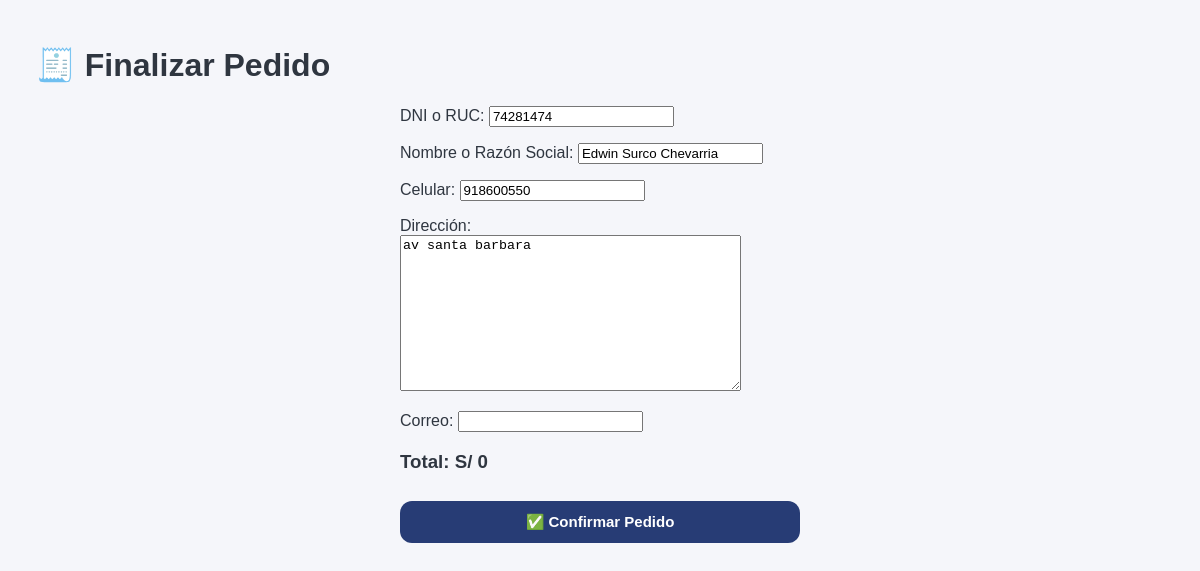
Page /crear-pedido/ (signed in) on the committed database.
### productos/models.py (models this page shows, shortened)
class Cliente(models.Model):
    user = models.OneToOneField(
        User,
        on_delete=models.CASCADE,
        null=True,
        blank=True
    )
    dni_ruc = models.CharField(
        max_length=20,
        unique=True
    )
    nombre_razon_social = models.CharField(
        max_length=200
    )
    celular = models.CharField(
        max_length=20
    )
    direccion = models.TextField()
    correo = models.EmailField(
        blank=True,
        null=True
    )
    fecha_registro = models.DateTimeField(
        auto_now_add=True
    )

### productos/views.py (the view)
def crear_pedido(request):
    carrito = Carrito(request)
    if request.method == "POST":
        form = PedidoForm(request.POST)
        if form.is_valid():
            dni_ruc = form.cleaned_data['dni_ruc']
            nombre = form.cleaned_data['nombre_razon_social']
            telefono = form.cleaned_data['celular']
            direccion = form.cleaned_data['direccion']
            correo = form.cleaned_data['correo']
            cliente, creado = Cliente.objects.update_or_create(
                dni_ruc=dni_ruc,
                defaults={
                    'user': request.user if request.user.is_authenticated else None,
                    'nombre_razon_social': nombre,
                    'celular': telefono,
                    'direccion': direccion,
                    'correo': correo
                }
            )
            pedido = Pedido.objects.create(
                cliente=cliente,
                nombre=nombre,
                telefono=telefono,
                direccion=direccion,
                total=carrito.obtener_total()
            )
            mensaje = "Pedido nuevo:%0A%0A"
            mensaje += f"Pedido N°: {pedido.id}%0A"
            mensaje += f"{nombre}%0A"
            mensaje += f"{telefono}%0A"
            mensaje += f"{direccion}%0A%0A"
            mensaje += "Productos:%0A"
            for key, item in list(carrito.carrito.items()):
                producto_id = item.get('producto_id')
                if not Producto.objects.filter(id=producto_id).exists():
                    continue
                producto = Producto.objects.get(id=producto_id)
                DetallePedido.objects.create(
                    pedido=pedido,
                    producto=producto,
                    cantidad=item['cantidad'],
                    precio=item['precio_actual'],
                    subtotal=item['subtotal']
                )
                variante_id = item.get('variante_id')
                if variante_id:
                    variante = VarianteProducto.objects.filter(
                        id=variante_id
                    ).first()
                    if variante and variante.stock >= item['cantidad']:
                        variante.stock -= item['cantidad']
                        variante.save()
                else:
                    if producto.stock >= item['cantidad']:
                        producto.stock -= item['cantidad']
                        producto.save()
                mensaje += f"{item['nombre']} x {item['cantidad']}%0A"
            mensaje += f"%0ATotal: S/ {carrito.obtener_total()}"
            numero = "51918600550"
            url = f"https://wa.me/{numero}?text={mensaje}"
            request.session['mensaje_whatsapp'] = url
            request.session['carrito'] = {}
            return redirect(
                'pedido_exitoso',
                pedido_id=pedido.id
            )
    else:
        datos_iniciales = {}
        if request.user.is_authenticated:
            try:
                cliente = Cliente.objects.get(user=request.user)
                datos_iniciales = {
                    'dni_ruc': cliente.dni_ruc,
                    'nombre_razon_social': cliente.nombre_razon_social,
                    'celular': cliente.celular,
                    'direccion': cliente.direccion,
                    'correo': cliente.correo,
                }
            except Cliente.DoesNotExist:
                pass
        form = PedidoForm(initial=datos_iniciales)
    return render(
        request,
        'productos/crear_pedido.html',
        {
            'form': form,
            'total': carrito.obtener_total()
        }
    )

### productos/forms.py
class PedidoForm(forms.Form):
    dni_ruc = forms.CharField(
        label="DNI o RUC",
        max_length=20
    )
    nombre_razon_social = forms.CharField(
        label="Nombre o Razón Social",
        max_length=200
    )
    celular = forms.CharField(
        label="Celular",
        max_length=20
    )
    direccion = forms.CharField(
        label="Dirección",
        widget=forms.Textarea
    )
    correo = forms.EmailField(
        label="Correo",
        required=False
    )

### productos/carrito.py (called while the page is built, shortened)
    def obtener_total(self):
        total = 0
        self.limpiar_invalidos()
        return round(total, 2)

    def limpiar_invalidos(self):
        cambios = False
        if cambios:
            self.guardar()

### productos/templates/productos/crear_pedido.html (shortened to what this page needs)
<!DOCTYPE html>
<html>
<head>
{% load static %}
<link rel="stylesheet"
      href="{% static 'css/estilos.css' %}">
</head>
<body>
<div class="contenedor">
<h1 class="titulo">
🧾 Finalizar Pedido
</h1>
<form method="POST">
<div style="max-width:400px;margin:auto;">
{{ form.as_p }}
<h3 class="total">
Total: S/ {{ total }}
</h3>
<button class="btn-agregar">
✅ Confirmar Pedido
</button>
</div>
</form>
</div>
</body>
</html>

### static/css/estilos.css (style rules this page uses)
* { box-sizing: border-box; }
body { margin: 0; font-family: Arial, sans-serif; background: #f5f6fa; color: #2f3640; }
button { cursor: pointer; }
.contenedor { width: 94%; max-width: 1250px; margin: auto; padding: 25px 0; }
.btn-agregar { width: 100%; margin-top: 10px; padding: 12px; border: none; border-radius: 12px; background: #273c75; color: white; font-size: 15px; font-weight: bold; }

### rows in the picture
Cliente: dni_ruc "74281474", nombre_razon_social "Edwin Surco Chevarria", celular "918600550", direccion "av santa barbara"

### other values in the picture
{{ total }} "0"
